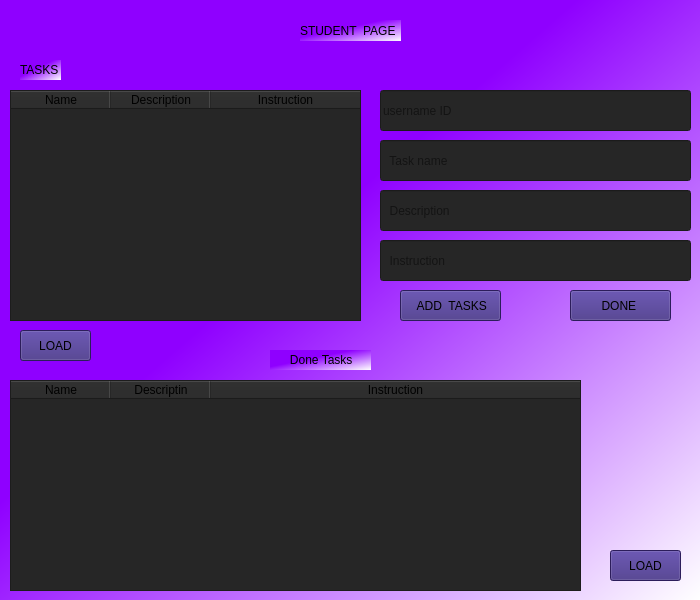
<?xml version="1.0" encoding="UTF-8"?>
<ui version="4.0">
 <class>Form</class>
 <widget class="QWidget" name="Form">
  <property name="geometry">
   <rect>
    <x>0</x>
    <y>0</y>
    <width>700</width>
    <height>600</height>
   </rect>
  </property>
  <property name="windowTitle">
   <string>Form</string>
  </property>
  <property name="styleSheet">
   <string notr="true">background-color:qlineargradient(spread:pad, x1:0.409, y1:0.420455, x2:1, y2:1, stop:0 rgba(143, 0, 255, 255), stop:1 rgba(255, 255, 255, 255))</string>
  </property>
  <widget class="QLabel" name="label">
   <property name="geometry">
    <rect>
     <x>300</x>
     <y>20</y>
     <width>101</width>
     <height>21</height>
    </rect>
   </property>
   <property name="text">
    <string>STUDENT  PAGE</string>
   </property>
  </widget>
  <widget class="QPushButton" name="pushButton_add">
   <property name="geometry">
    <rect>
     <x>400</x>
     <y>290</y>
     <width>101</width>
     <height>31</height>
    </rect>
   </property>
   <property name="styleSheet">
    <string notr="true">background-color: rgb(61, 41, 128);</string>
   </property>
   <property name="text">
    <string> ADD  TASKS</string>
   </property>
  </widget>
  <widget class="QLineEdit" name="lineEdit_task">
   <property name="geometry">
    <rect>
     <x>380</x>
     <y>140</y>
     <width>311</width>
     <height>41</height>
    </rect>
   </property>
   <property name="styleSheet">
    <string notr="true">background-color: rgb(38, 38, 38);</string>
   </property>
   <property name="placeholderText">
    <string>  Task name</string>
   </property>
  </widget>
  <widget class="QLineEdit" name="lineEdit_description">
   <property name="geometry">
    <rect>
     <x>380</x>
     <y>190</y>
     <width>311</width>
     <height>41</height>
    </rect>
   </property>
   <property name="styleSheet">
    <string notr="true">background-color: rgb(38, 38, 38);</string>
   </property>
   <property name="placeholderText">
    <string>  Description</string>
   </property>
  </widget>
  <widget class="QLineEdit" name="lineEdit_instruction">
   <property name="geometry">
    <rect>
     <x>380</x>
     <y>240</y>
     <width>311</width>
     <height>41</height>
    </rect>
   </property>
   <property name="styleSheet">
    <string notr="true">background-color: rgb(38, 38, 38);</string>
   </property>
   <property name="placeholderText">
    <string>  Instruction</string>
   </property>
  </widget>
  <widget class="QTableWidget" name="tableWidget_all">
   <property name="geometry">
    <rect>
     <x>10</x>
     <y>90</y>
     <width>351</width>
     <height>231</height>
    </rect>
   </property>
   <property name="styleSheet">
    <string notr="true">background-color: rgb(38, 38, 38);</string>
   </property>
   <attribute name="horizontalHeaderCascadingSectionResizes">
    <bool>false</bool>
   </attribute>
   <attribute name="horizontalHeaderHighlightSections">
    <bool>false</bool>
   </attribute>
   <attribute name="horizontalHeaderShowSortIndicator" stdset="0">
    <bool>false</bool>
   </attribute>
   <attribute name="horizontalHeaderStretchLastSection">
    <bool>true</bool>
   </attribute>
   <attribute name="verticalHeaderCascadingSectionResizes">
    <bool>false</bool>
   </attribute>
   <column>
    <property name="text">
     <string>Name</string>
    </property>
   </column>
   <column>
    <property name="text">
     <string>Description</string>
    </property>
   </column>
   <column>
    <property name="text">
     <string>Instruction</string>
    </property>
   </column>
  </widget>
  <widget class="QPushButton" name="pushButton_done">
   <property name="geometry">
    <rect>
     <x>570</x>
     <y>290</y>
     <width>101</width>
     <height>31</height>
    </rect>
   </property>
   <property name="styleSheet">
    <string notr="true">background-color: rgb(61, 41, 128);</string>
   </property>
   <property name="text">
    <string>DONE </string>
   </property>
  </widget>
  <widget class="QTableWidget" name="tableWidget_done">
   <property name="geometry">
    <rect>
     <x>10</x>
     <y>380</y>
     <width>571</width>
     <height>211</height>
    </rect>
   </property>
   <property name="styleSheet">
    <string notr="true">background-color: rgb(38, 38, 38);</string>
   </property>
   <attribute name="horizontalHeaderMinimumSectionSize">
    <number>19</number>
   </attribute>
   <attribute name="horizontalHeaderShowSortIndicator" stdset="0">
    <bool>false</bool>
   </attribute>
   <attribute name="horizontalHeaderStretchLastSection">
    <bool>true</bool>
   </attribute>
   <attribute name="verticalHeaderCascadingSectionResizes">
    <bool>true</bool>
   </attribute>
   <attribute name="verticalHeaderMinimumSectionSize">
    <number>21</number>
   </attribute>
   <attribute name="verticalHeaderHighlightSections">
    <bool>false</bool>
   </attribute>
   <attribute name="verticalHeaderShowSortIndicator" stdset="0">
    <bool>true</bool>
   </attribute>
   <attribute name="verticalHeaderStretchLastSection">
    <bool>false</bool>
   </attribute>
   <column>
    <property name="text">
     <string>Name</string>
    </property>
   </column>
   <column>
    <property name="text">
     <string>Descriptin</string>
    </property>
   </column>
   <column>
    <property name="text">
     <string>Instruction</string>
    </property>
   </column>
  </widget>
  <widget class="QLabel" name="label_3">
   <property name="geometry">
    <rect>
     <x>270</x>
     <y>350</y>
     <width>101</width>
     <height>20</height>
    </rect>
   </property>
   <property name="text">
    <string>      Done Tasks</string>
   </property>
  </widget>
  <widget class="QPushButton" name="pushButton_load_done">
   <property name="geometry">
    <rect>
     <x>610</x>
     <y>550</y>
     <width>71</width>
     <height>31</height>
    </rect>
   </property>
   <property name="styleSheet">
    <string notr="true">background-color: rgb(61, 41, 128);</string>
   </property>
   <property name="text">
    <string>LOAD</string>
   </property>
  </widget>
  <widget class="QPushButton" name="pushButton_load_add">
   <property name="geometry">
    <rect>
     <x>20</x>
     <y>330</y>
     <width>71</width>
     <height>31</height>
    </rect>
   </property>
   <property name="styleSheet">
    <string notr="true">background-color: rgb(61, 41, 128);</string>
   </property>
   <property name="text">
    <string>LOAD</string>
   </property>
  </widget>
  <widget class="QLabel" name="label_4">
   <property name="geometry">
    <rect>
     <x>20</x>
     <y>60</y>
     <width>41</width>
     <height>20</height>
    </rect>
   </property>
   <property name="text">
    <string>TASKS</string>
   </property>
  </widget>
  <widget class="QLineEdit" name="lineEdit_userID">
   <property name="geometry">
    <rect>
     <x>380</x>
     <y>90</y>
     <width>311</width>
     <height>41</height>
    </rect>
   </property>
   <property name="styleSheet">
    <string notr="true">background-color: rgb(38, 38, 38);</string>
   </property>
   <property name="text">
    <string/>
   </property>
   <property name="placeholderText">
    <string>username ID</string>
   </property>
  </widget>
 </widget>
 <resources/>
 <connections/>
</ui>
